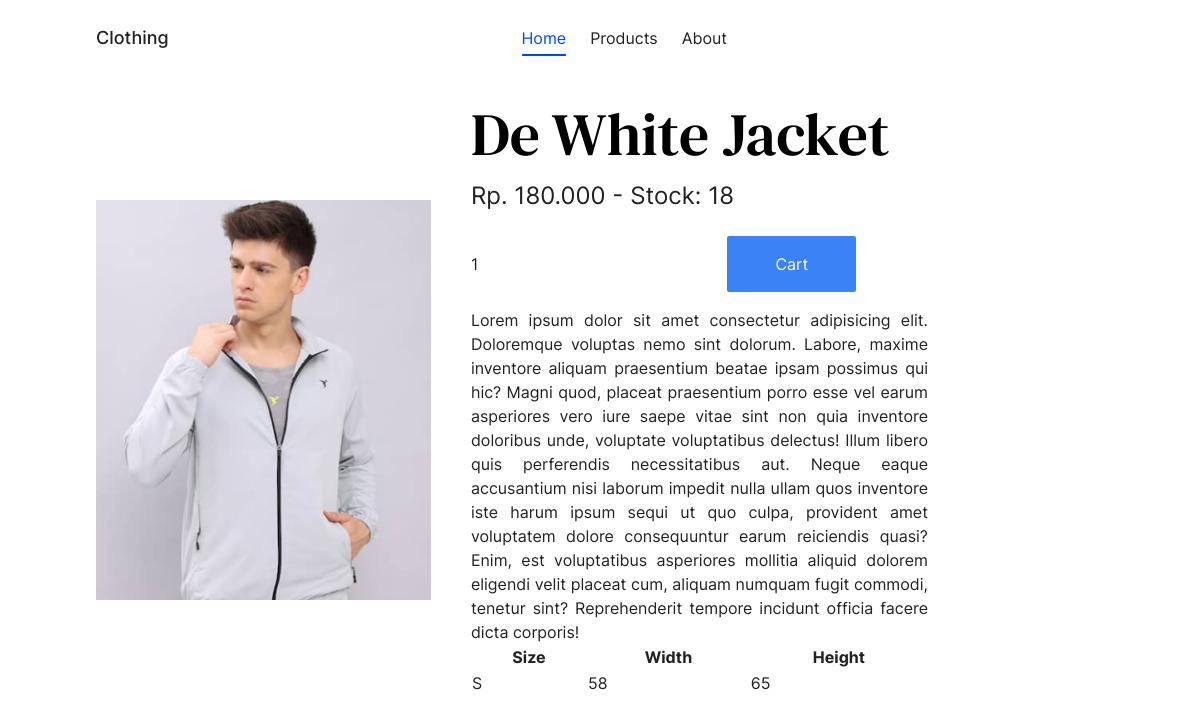
Screenshot of /halaman/product.php?id=2 with the database file from the repository.
### tables this page shows
CREATE TABLE `products` (
  `id` int(8) NOT NULL,
  `name` varchar(50) NOT NULL,
  `desc` text NOT NULL,
  `src` varchar(50) NOT NULL,
  `price` float NOT NULL,
  `stock` int(3) NOT NULL
);

### halaman/product.php (the view, shortened to what this page needs)
<!DOCTYPE html>
<html lang="en">
<head>
  <link rel="stylesheet" href="../style/output.css">
</head>
<body>
  <main class="container">
    <header class="fixed top-0 left-0 w-full px-24 py-6 flex justify-between items-center shadow-none transition-all -translate-y-0 z-10">
      <h1 class="font-medium text-lg">Clothing</h1>
      <ul class="flex gap-6">
        <li class="relative active"><a href="#">Home</a></li>
        <li class="relative"><a href="#">Products</a></li>
        <li class="relative"><a href="#">About</a></li>
      </ul>
    </header>
    <div class="relative w-full min-h-screen p-24 flex justify-between items-center gap-10">
      <?php
      $id = $_GET['id'];
      $products = mysqli_query(mysqli_connect("localhost", "root", "", "clothingshop"), "SELECT * FROM products WHERE `id`=$id;");
      while ($product = mysqli_fetch_array($products)) {
        $price = "Rp. " . number_format($product['price'], 0, ".", ".");
        echo "
          <img src='./gambar/$product[src]' class='w-full h-[400px] object-cover' />
          <div>
            <h1 class='font-serif text-6xl text-black text-justify'>$product[name]</h1>
            <h1 class='text-2xl mt-4 mb-6'>$price - Stock: $product[stock]</h1>
            <div class='my-4 flex'>
              <form action='./cart.php' method='POST'>
                <input type='number' name='qty' value='1' />
                <input type='hidden' name='product_id' value='$product[id]' />
                <button type='submit' name='submit' class='px-12 py-4 bg-blue-500 text-white rounded-sm'>Cart</button>
              </form>
            </div>
            $product[desc]
          </div>
        ";
      }
      ?>
    </div>
  </main>
</body>
</html>

### rows the page displays
products: src (picture), name "De White Jacket", price "Rp. 180.000", stock "18", desc "Lorem ipsum dolor sit amet consectetur adipisicing elit. Doloremque voluptas nemo sint dolorum. Labore, maxime inventore aliquam praesentium beatae ipsam possimus qui hic? Magni quod, placeat praesentium porro esse vel earum asperiores vero iure saepe vitae sint non quia inventore doloribus unde, voluptate voluptatibus delectus! Illum libero quis perferendis necessitatibus aut. Neque eaque accusantium nisi laborum impedit nulla ullam quos inventore iste harum ipsum sequi ut quo culpa, provident amet voluptatem dolore consequuntur earum reiciendis quasi? Enim, est voluptatibus asperiores mollitia aliquid dolorem eligendi velit placeat cum, aliquam numquam fugit commodi, tenetur sint?…"
